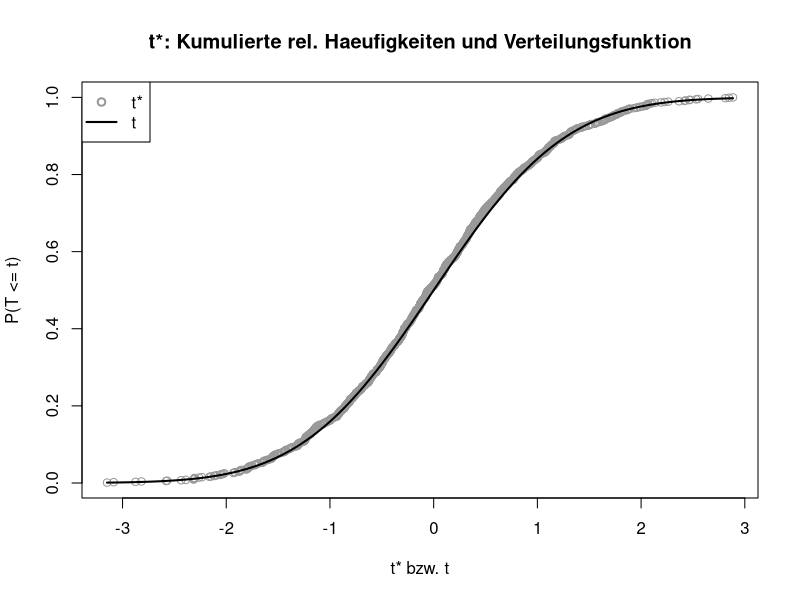

Write R code to recreate this figure.
## ---- chunk 1
set.seed(1.234)
muH0 <- 100
sdH0 <- 40
N    <- 200
DV   <- rnorm(N, muH0, sdH0)
## ---- chunk 2
getM <- function(orgDV, idx) {
    n     <- length(orgDV[idx])
    bsM   <- mean(orgDV[idx])
    bsS2M <- (((n-1) / n) * var(orgDV[idx])) / n
    c(bsM, bsS2M)
}

library(boot)
nR     <- 999
(bsRes <- boot(DV, statistic=getM, R=nR))
## ---- chunk 3
alpha <- 0.05
boot.ci(bsRes, conf=1-alpha, type=c("basic", "perc", "norm", "stud", "bca"))
## ---- chunk 4
res    <- replicate(nR, getM(DV, sample(seq(along=DV), replace=TRUE)))
Mstar  <- res[1, ]
SMstar <- sqrt(res[2, ])
tStar  <- (Mstar-mean(DV)) / SMstar
## ---- chunk 5
plot(tStar, ecdf(tStar)(tStar), col="gray60", pch=1, xlab="t* bzw. t",
     ylab="P(T <= t)", main="t*: Kumulierte rel. Haeufigkeiten und Verteilungsfunktion")
curve(pt(x, N-1), lwd=2, add=TRUE)
legend(x="topleft", lty=c(NA, 1), pch=c(1, NA), lwd=c(2, 2),
       col=c("gray60", "black"), legend=c("t*", "t"))
## ---- chunk 6
try(detach(package:boot))
